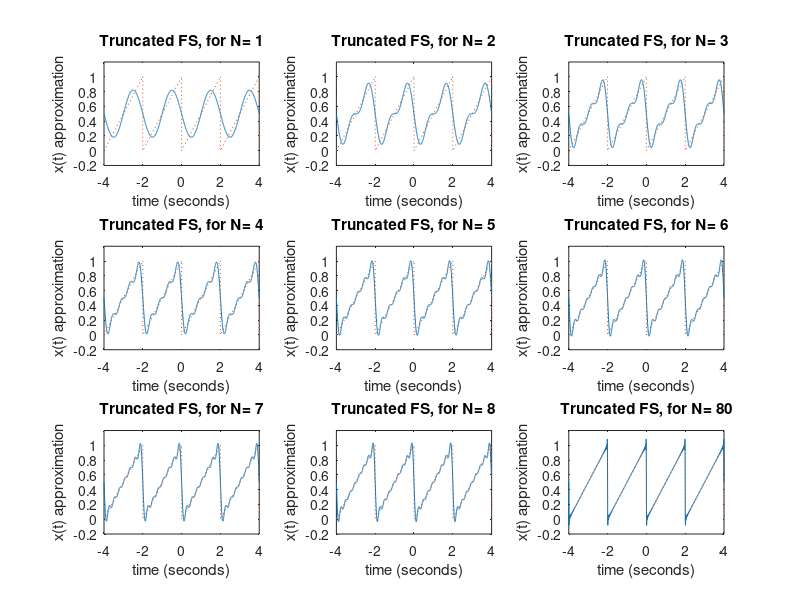
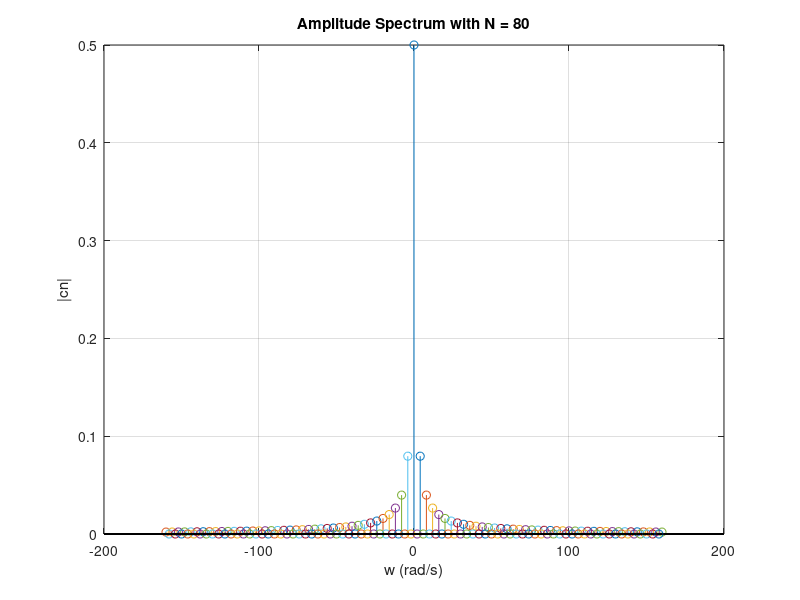
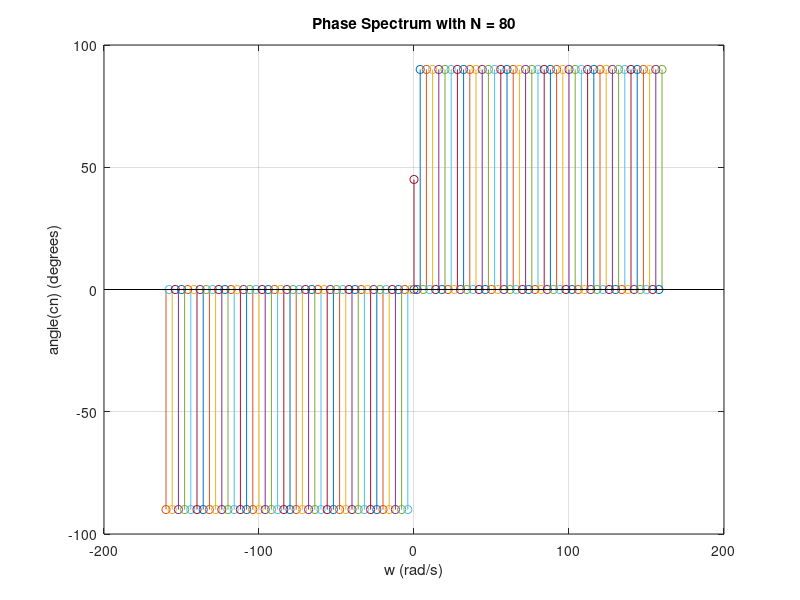
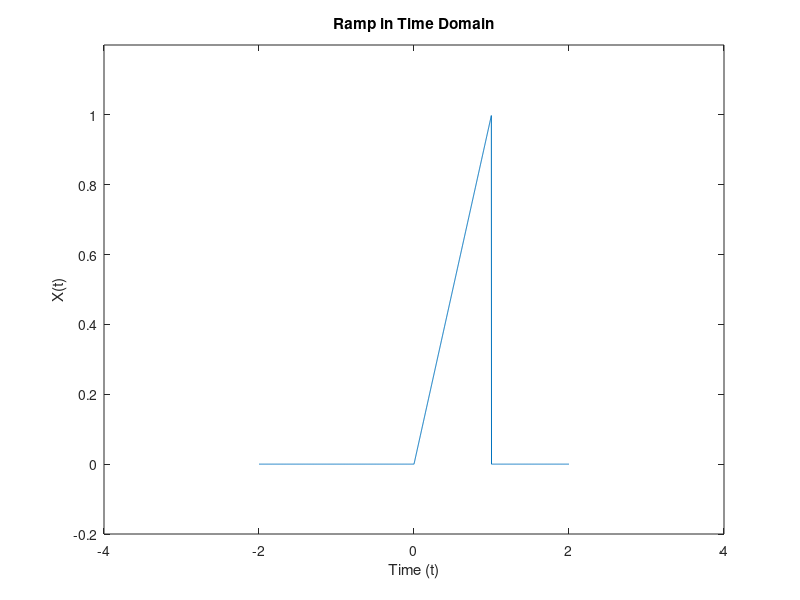

Write the MATLAB code that produced these figures, in order.
% 
% Filename: EspectroFourierRampa.m
%
% Description: Example to show how the truncated Fourier series in 
%              complex exponential form approximates the real 
%              signal.  More and more terms are taken showing a
%              better and better representation of the original signal.
% 

clc;
clear;                   % clear all variables  
close all
clf;                     % clear all figures

%Define multiplicador
mult =2;
limiteTempo= 1;

% Define parameters to plot original sawtooth
tr = mult*[-2 -1 -1 0 0 1 1 2 2],...
yr = [0 1 0 1 0 1 0 1 0],...



% Plot Truncated Fourier Series Approximation (N = 1)

N = 1;                   % define number of terms to use (n = -N..N)
c0 = 0.5;                % define dc bias coefficient
t = mult*(-limiteTempo:0.001:limiteTempo);          % define time values for y(t)
y = c0 * ones(size(t));  % let initial y = c0 (dc bias) for all times
wo=2;

for n = -N:-1,           % compute y for negative n
  cn = exp(j*pi/2)/(2*pi*n);
  y = y + real(cn * exp(j*n*2*pi*t));
end;
                         % compute y for positive n and add to y
for n = 1:N,             % found using negative n
  cn = exp(j*pi/2)/(2*pi*n);
  y = y + real(cn * exp(j*n*2*pi*t));
end;

subplot(3,3,1);          % plot approximation
%figure(1)
plot(mult*t,y); 
hold;
%figure(2)
plot(tr,yr,':'); 
hold;
xlabel('time (seconds)');
ylabel('x(t) approximation');
title('Truncated FS, for N= 1');
axis ([-4 4 -0.2 1.2]);


N = 2;                   % define number of terms to use (n = -N..N)
c0 = 0.5;                % define dc bias coefficient
t = mult*(-1:0.001:1);          % define time values for y(t)
y = c0 * ones(size(t));  % let initial y = c0 (dc bias) for all times

for n = -N:-1,           % compute y for negative n
  cn = exp(j*pi/2)/(2*pi*n);
  y = y + real(cn * exp(j*n*2*pi*t));
end;
                         % compute y for positive n and add to y
for n = 1:N,             % found using negative n
  cn = exp(j*pi/2)/(2*pi*n);
  y = y + real(cn * exp(j*n*2*pi*t));
end;


subplot(3,3,2);          % plot approximation
%figure(1)
plot(mult*t,y); 
hold;
%figure(2)
plot(tr,yr,':'); 
hold;
xlabel('time (seconds)');
ylabel('x(t) approximation');
title('Truncated FS, for N= 2');
axis ([-4 4 -0.2 1.2]);

N = 3;                   % define number of terms to use (n = -N..N)
c0 = 0.5;                % define dc bias coefficient
t = mult*(-1:0.001:1);          % define time values for y(t)
y = c0 * ones(size(t));  % let initial y = c0 (dc bias) for all times

for n = -N:-1,           % compute y for negative n
  cn = exp(j*pi/2)/(2*pi*n);
  y = y + real(cn * exp(j*n*2*pi*t));
end;
                         % compute y for positive n and add to y
for n = 1:N,             % found using negative n
  cn = exp(j*pi/2)/(2*pi*n);
  y = y + real(cn * exp(j*n*2*pi*t));
end;


subplot(3,3,3);          % plot approximation
%figure(1)
plot(mult*t,y); 
hold;
%figure(2)
plot(tr,yr,':'); 
hold;
xlabel('time (seconds)');
ylabel('x(t) approximation');
title('Truncated FS, for N= 3');
axis ([-4 4 -0.2 1.2]);

N = 4;                   % define number of terms to use (n = -N..N)
c0 = 0.5;                % define dc bias coefficient
t = mult*(-1:0.001:1);          % define time values for y(t)
y = c0 * ones(size(t));  % let initial y = c0 (dc bias) for all times

for n = -N:-1,           % compute y for negative n
  cn = exp(j*pi/2)/(2*pi*n);
  y = y + real(cn * exp(j*n*2*pi*t));
end;
                         % compute y for positive n and add to y
for n = 1:N,             % found using negative n
  cn = exp(j*pi/2)/(2*pi*n);
  y = y + real(cn * exp(j*n*2*pi*t));
end;


subplot(3,3,4);          % plot approximation
%figure(1)
plot(mult*t,y); 
hold;
%figure(2)
plot(tr,yr,':'); 
hold;
xlabel('time (seconds)');
ylabel('x(t) approximation');
title('Truncated FS, for N= 4');
axis ([-4 4 -0.2 1.2]);

N = 5;                   % define number of terms to use (n = -N..N)
c0 = 0.5;                % define dc bias coefficient
t = mult*(-1:0.001:1);          % define time values for y(t)
y = c0 * ones(size(t));  % let initial y = c0 (dc bias) for all times

for n = -N:-1,           % compute y for negative n
  cn = exp(j*pi/2)/(2*pi*n);
  y = y + real(cn * exp(j*n*2*pi*t));
end;
                         % compute y for positive n and add to y
for n = 1:N,             % found using negative n
  cn = exp(j*pi/2)/(2*pi*n);
  y = y + real(cn * exp(j*n*2*pi*t));
end;


subplot(3,3,5);          % plot approximation
%figure(1)
plot(mult*t,y); 
hold;
%figure(2)
plot(tr,yr,':'); 
hold;
xlabel('time (seconds)');
ylabel('x(t) approximation');
title('Truncated FS, for N= 5');
axis ([-4 4 -0.2 1.2]);

N = 6;                   % define number of terms to use (n = -N..N)
c0 = 0.5;                % define dc bias coefficient
t = mult*(-1:0.001:1);          % define time values for y(t)
y = c0 * ones(size(t));  % let initial y = c0 (dc bias) for all times

for n = -N:-1,           % compute y for negative n
  cn = exp(j*pi/2)/(2*pi*n);
  y = y + real(cn * exp(j*n*2*pi*t));
end;
                         % compute y for positive n and add to y
for n = 1:N,             % found using negative n
  cn = exp(j*pi/2)/(2*pi*n);
  y = y + real(cn * exp(j*n*2*pi*t));
end;


subplot(3,3,6);          % plot approximation
%figure(1)
plot(mult*t,y); 
hold;
%figure(2)
plot(tr,yr,':'); 
hold;
xlabel('time (seconds)');
ylabel('x(t) approximation');
title('Truncated FS, for N= 6');
axis ([-4 4 -0.2 1.2]);

N = 7;                   % define number of terms to use (n = -N..N)
c0 = 0.5;                % define dc bias coefficient
t = mult*(-1:0.001:1);          % define time values for y(t)
y = c0 * ones(size(t));  % let initial y = c0 (dc bias) for all times

for n = -N:-1,           % compute y for negative n
  cn = exp(j*pi/2)/(2*pi*n);
  y = y + real(cn * exp(j*n*2*pi*t));
end;
                         % compute y for positive n and add to y
for n = 1:N,             % found using negative n
  cn = exp(j*pi/2)/(2*pi*n);
  y = y + real(cn * exp(j*n*2*pi*t));
end;


subplot(3,3,7);          % plot approximation
%figure(1)
plot(mult*t,y); 
hold;
%figure(2)
plot(tr,yr,':'); 
hold;
xlabel('time (seconds)');
ylabel('x(t) approximation');
title('Truncated FS, for N= 7');
axis ([-4 4 -0.2 1.2]);

N = 8;                   % define number of terms to use (n = -N..N)
c0 = 0.5;                % define dc bias coefficient
t = mult*(-1:0.001:1);          % define time values for y(t)
y = c0 * ones(size(t));  % let initial y = c0 (dc bias) for all times

for n = -N:-1,           % compute y for negative n
  cn = exp(j*pi/2)/(2*pi*n);
  y = y + real(cn * exp(j*n*2*pi*t));
end;
                         % compute y for positive n and add to y
for n = 1:N,             % found using negative n
  cn = exp(j*pi/2)/(2*pi*n);
  y = y + real(cn * exp(j*n*2*pi*t));
end;


subplot(3,3,8);          % plot approximation
%figure(1)
plot(mult*t,y); 
hold;
%figure(2)
plot(tr,yr,':'); 
hold;
xlabel('time (seconds)');
ylabel('x(t) approximation');
title('Truncated FS, for N= 8');
axis ([-4 4 -0.2 1.2]);

N = 80;                   % define number of terms to use (n = -N..N)
c0 = 0.5;                % define dc bias coefficient
t = mult*(-1:0.001:1);          % define time values for y(t)
y = c0 * ones(size(t));  % let initial y = c0 (dc bias) for all times

for n = -N:-1,           % compute y for negative n
  cn = exp(j*pi/2)/(2*pi*n);
  y = y + real(cn * exp(j*n*2*pi*t));
end;
                         % compute y for positive n and add to y
for n = 1:N,             % found using negative n
  cn = exp(j*pi/2)/(2*pi*n);
  y = y + real(cn * exp(j*n*2*pi*t));
end;


subplot(3,3,9);          % plot approximation
%figure(1)
plot(mult*t,y); 
hold;
%figure(2)
plot(tr,yr,':'); 
hold;
xlabel('time (seconds)');
ylabel('x(t) approximation');
title('Truncated FS, for N= 80');
axis ([-4 4 -0.2 1.2]);

% Draw the amplitude spectrum from exponential Fourier Series
figure(2);                         % put next plots on figure 2
stem(0,c0);                        % plot c0 at nwo = 0
hold;
for n = -N:2:N,                    % loop over series index n
   cn = exp(j*pi/2)/(2*pi*n);                % Fourier Series Coefficient
  stem(n*wo,abs(cn))               % plot |cn| vs nwo
end
for n = -N+1:2:N-1,                % loop over even series index n 
  cn = 0;                          % Fourier Series Coefficient
  stem(n*wo,abs(cn));              % plot |cn| vs nwo
end

xlabel('w (rad/s)')
ylabel('|cn|')
ttle = ['Amplitude Spectrum with N = ',num2str(N)];
title(ttle); 
grid;
hold;


% Draw the phase spectrum from exponential Fourier Series

figure(3);
stem(0,angle(c0)*180/pi);          % plot angle of c0 at nwo = 0

hold;
for n = -N:2:N,                    % loop over odd series index n 
  cn = exp(j*pi/2)/(2*pi*n);                % Fourier Series Coefficient
  stem(n*wo,angle(cn)*180/pi);     % plot |cn| vs nwo
end
for n = -N+1:2:N-1,                % loop over even series index n 
  cn = 0;                          % Fourier Series Coefficient
  stem(n*wo,angle(cn)*180/pi);     % plot |cn| vs nwo
end

xlabel('w (rad/s)')
ylabel('angle(cn) (degrees)')
ttle = ['Phase Spectrum with N = ',num2str(N)];
title(ttle);
grid;
hold;


L = length(t);      % Signal length

rampa = (t.*(t>=0).*(t<1))

figure(4)
plot(t,rampa)
title('Ramp in Time Domain')
xlabel('Time (t)')
ylabel('X(t)')
axis ([-4 4 -0.2 1.2]);
next = 2^nextpow2(L);
Y = fft(rampa,next);

f = 100*(0:(next/2))/next;
P = abs(Y/next).^2;
figure(5)
plot(f,P(1:next/2+1)) 
title('Sawtooth in Frequency Domain')
xlabel('Frequency (f)')
ylabel('|P(f)|^2')